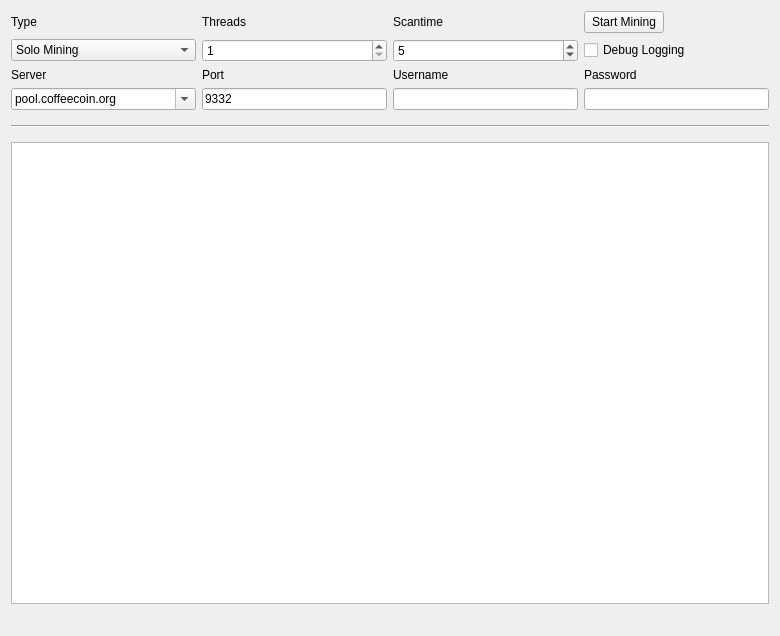
<?xml version="1.0" encoding="UTF-8"?>
<ui version="4.0">
 <class>MiningPage</class>
 <widget class="QWidget" name="MiningPage">
  <property name="geometry">
   <rect>
    <x>0</x>
    <y>0</y>
    <width>780</width>
    <height>636</height>
   </rect>
  </property>
  <property name="windowTitle">
   <string>Mining</string>
  </property>
  <layout class="QGridLayout" name="gridLayout">
   <property name="sizeConstraint">
    <enum>QLayout::SetMaximumSize</enum>
   </property>
   <item row="8" column="2">
    <widget class="QLineEdit" name="portLine">
     <property name="enabled">
      <bool>true</bool>
     </property>
     <property name="text">
      <string>9332</string>
     </property>
     <property name="value" stdset="0">
      <number>8337</number>
     </property>
    </widget>
   </item>
   <item row="4" column="3">
    <widget class="QSpinBox" name="scantimeBox">
     <property name="enabled">
      <bool>true</bool>
     </property>
     <property name="minimum">
      <number>1</number>
     </property>
     <property name="value">
      <number>5</number>
     </property>
    </widget>
   </item>
   <item row="4" column="4">
    <widget class="QCheckBox" name="debugCheckBox">
     <property name="text">
      <string>Debug Logging</string>
     </property>
    </widget>
   </item>
   <item row="3" column="3">
    <widget class="QLabel" name="scantimeLabel">
     <property name="enabled">
      <bool>true</bool>
     </property>
     <property name="layoutDirection">
      <enum>Qt::LeftToRight</enum>
     </property>
     <property name="text">
      <string>Scantime</string>
     </property>
    </widget>
   </item>
   <item row="16" column="1" colspan="2">
    <widget class="QLabel" name="shareCount">
     <property name="font">
      <font>
       <pointsize>10</pointsize>
       <weight>75</weight>
       <bold>true</bold>
      </font>
     </property>
     <property name="text">
      <string/>
     </property>
    </widget>
   </item>
   <item row="16" column="3" colspan="2">
    <widget class="QLabel" name="mineSpeedLabel">
     <property name="sizePolicy">
      <sizepolicy hsizetype="Preferred" vsizetype="Preferred">
       <horstretch>0</horstretch>
       <verstretch>0</verstretch>
      </sizepolicy>
     </property>
     <property name="font">
      <font>
       <pointsize>10</pointsize>
       <weight>75</weight>
       <bold>true</bold>
      </font>
     </property>
     <property name="text">
      <string/>
     </property>
     <property name="alignment">
      <set>Qt::AlignRight|Qt::AlignTrailing|Qt::AlignVCenter</set>
     </property>
    </widget>
   </item>
   <item row="10" column="1" colspan="4">
    <widget class="Line" name="line">
     <property name="sizePolicy">
      <sizepolicy hsizetype="Minimum" vsizetype="Fixed">
       <horstretch>0</horstretch>
       <verstretch>0</verstretch>
      </sizepolicy>
     </property>
     <property name="minimumSize">
      <size>
       <width>0</width>
       <height>20</height>
      </size>
     </property>
     <property name="orientation">
      <enum>Qt::Horizontal</enum>
     </property>
    </widget>
   </item>
   <item row="8" column="1">
    <widget class="QComboBox" name="serverLine">
     <property name="sizePolicy">
      <sizepolicy hsizetype="Expanding" vsizetype="Fixed">
       <horstretch>0</horstretch>
       <verstretch>0</verstretch>
      </sizepolicy>
     </property>
     <property name="autoFillBackground">
      <bool>true</bool>
     </property>
     <property name="editable">
      <bool>true</bool>
     </property>
     <item>
      <property name="text">
       <string>pool.coffeecoin.org</string>
      </property>
     </item>
    </widget>
   </item>
   <item row="8" column="3">
    <widget class="QLineEdit" name="usernameLine">
     <property name="enabled">
      <bool>true</bool>
     </property>
     <property name="text">
      <string/>
     </property>
    </widget>
   </item>
   <item row="15" column="1" colspan="4">
    <widget class="QListWidget" name="list">
     <property name="autoScrollMargin">
      <number>100000</number>
     </property>
     <property name="dragDropMode">
      <enum>QAbstractItemView::DragOnly</enum>
     </property>
     <property name="selectionMode">
      <enum>QAbstractItemView::NoSelection</enum>
     </property>
     <property name="movement">
      <enum>QListView::Snap</enum>
     </property>
     <property name="batchSize">
      <number>10</number>
     </property>
    </widget>
   </item>
   <item row="3" column="2">
    <widget class="QLabel" name="threadsLabel">
     <property name="enabled">
      <bool>true</bool>
     </property>
     <property name="text">
      <string>Threads</string>
     </property>
    </widget>
   </item>
   <item row="3" column="1">
    <widget class="QLabel" name="typeLabel">
     <property name="text">
      <string>Type</string>
     </property>
    </widget>
   </item>
   <item row="6" column="4">
    <widget class="QLabel" name="passwordLabel">
     <property name="enabled">
      <bool>true</bool>
     </property>
     <property name="text">
      <string>Password</string>
     </property>
    </widget>
   </item>
   <item row="6" column="2">
    <widget class="QLabel" name="portLabel">
     <property name="enabled">
      <bool>true</bool>
     </property>
     <property name="text">
      <string>Port</string>
     </property>
    </widget>
   </item>
   <item row="4" column="2">
    <widget class="QSpinBox" name="threadsBox">
     <property name="enabled">
      <bool>true</bool>
     </property>
     <property name="minimum">
      <number>1</number>
     </property>
     <property name="value">
      <number>1</number>
     </property>
    </widget>
   </item>
   <item row="3" column="4">
    <widget class="QPushButton" name="startButton">
     <property name="sizePolicy">
      <sizepolicy hsizetype="Fixed" vsizetype="Fixed">
       <horstretch>0</horstretch>
       <verstretch>0</verstretch>
      </sizepolicy>
     </property>
     <property name="text">
      <string>Start Mining</string>
     </property>
    </widget>
   </item>
   <item row="6" column="1">
    <widget class="QLabel" name="serverLabel">
     <property name="enabled">
      <bool>true</bool>
     </property>
     <property name="text">
      <string>Server</string>
     </property>
    </widget>
   </item>
   <item row="6" column="3">
    <widget class="QLabel" name="usernameLabel">
     <property name="enabled">
      <bool>true</bool>
     </property>
     <property name="text">
      <string>Username</string>
     </property>
    </widget>
   </item>
   <item row="4" column="1">
    <widget class="QComboBox" name="typeBox">
     <property name="editable">
      <bool>false</bool>
     </property>
     <property name="currentIndex">
      <number>0</number>
     </property>
     <item>
      <property name="text">
       <string>Solo Mining</string>
      </property>
     </item>
     <item>
      <property name="text">
       <string>Pool Mining</string>
      </property>
     </item>
    </widget>
   </item>
   <item row="8" column="4">
    <widget class="QLineEdit" name="passwordLine">
     <property name="enabled">
      <bool>true</bool>
     </property>
    </widget>
   </item>
  </layout>
 </widget>
 <layoutdefault spacing="6" margin="11"/>
 <tabstops>
  <tabstop>startButton</tabstop>
  <tabstop>typeBox</tabstop>
  <tabstop>threadsBox</tabstop>
  <tabstop>scantimeBox</tabstop>
  <tabstop>portLine</tabstop>
  <tabstop>usernameLine</tabstop>
  <tabstop>passwordLine</tabstop>
  <tabstop>debugCheckBox</tabstop>
  <tabstop>list</tabstop>
 </tabstops>
 <resources/>
 <connections/>
</ui>
